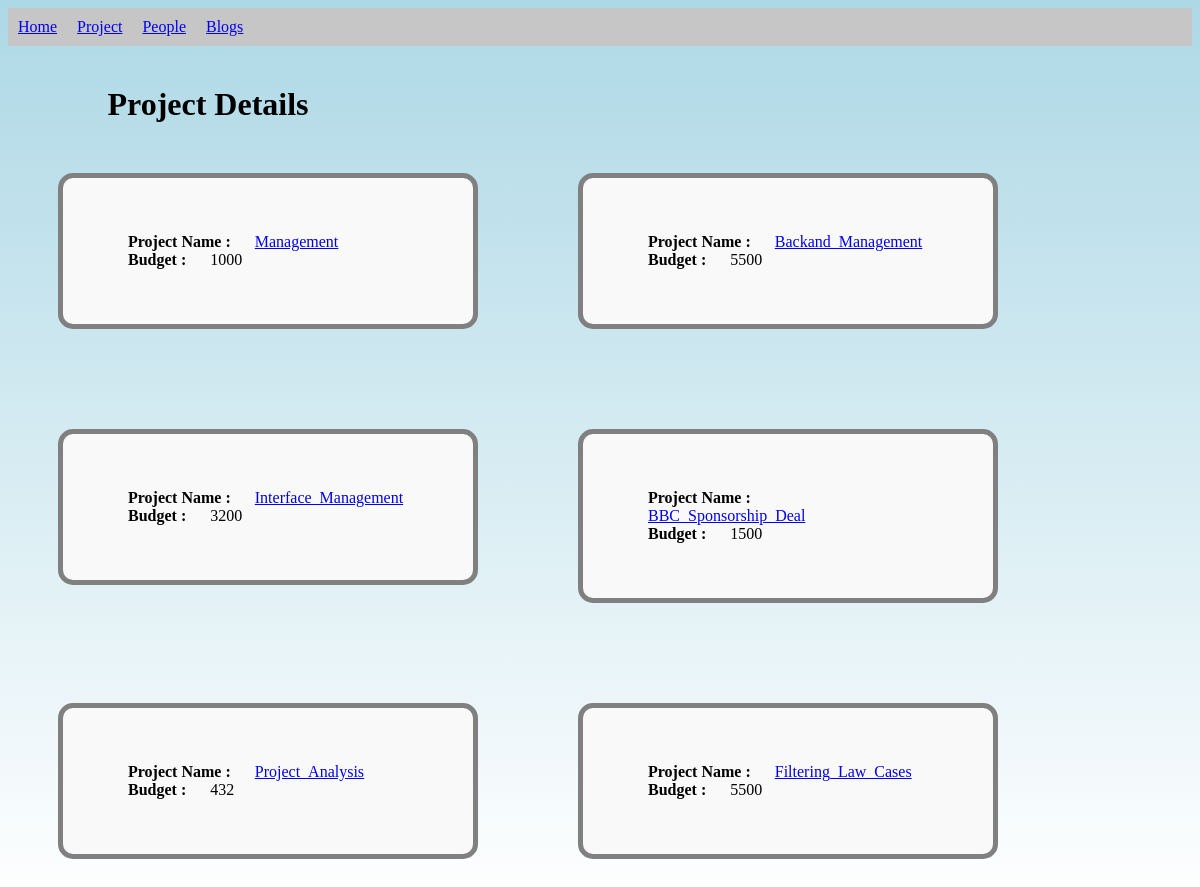
Page /Lab/Project/ on the committed database.
### Lab/models.py (models this page shows, shortened)
class Project(models.Model):
    Name = models.CharField(max_length=250)
    Budget = models.IntegerField(default=0)
    Workers = models.ManyToManyField("Worker", blank=True)

### Lab/views.py (the view)
def DisplayProject(request):
    a = {"projects": models.Project.objects.all()}
    return render(request, "ProjectsAll.html",a)

### templates/ProjectsAll.html (shortened to what this page needs)
<!doctype html>
<html>
 {% extends 'Base.html' %}
{% block Display %}
     {% load staticfiles %}
  <link rel="stylesheet" href="{% static 'css/main.css'%}">
<body>
<h1>Project Details</h1>
    {% for i in projects %}
    <div class="info">
	    <div>
            <p class="tag">Project Name :</p>
            <a href="/Lab/Project/{{ i.Name}}/" class="text">{{ i.Name }}</a>
        </div>
        <div>
            <p class="tag">Budget :</p>
            <p class="text"> {{ i.Budget }}</p>
	    </div>
    </div>
</body>
{% endfor %}
{% endblock %}

### templates/base.html (shortened to what this page needs)
<!DOCTYPE html>
<html>
     {% load staticfiles %}
  <link rel="stylesheet" href="{% static 'css/main.css'%}">
        <ul class="a">
          <li class="c"><a href="/Lab">Home</a></li>
          <li class="c"><a href="/Lab/Project">Project</a></li>
          <li class="c"><a href="/Lab/People">People</a></li>
          <li class="c"><a href="/Lab/Blogs">Blogs</a></li>
        </ul>
    <body>
    {% block Display %}
    {% endblock %}
    </body>
</html>

### static/css/main.css (style rules this page uses)
html { background: linear-gradient(lightblue, white); background-repeat: no-repeat; }
h1 { margin: 40px 50px 0px 50px; text-align: center; width: 300px; }
ul.a { list-style: none outside none; margin:0; padding: 0; text-align: center; background-color: #C7C6C6; }
ul.a li { float: left; }
.info { background: #f9f9f9; float: left; width: 300px; border: 5px solid grey; padding: 55px; margin: 50px; border-radius: 15px; }
.text, .tag { display: inline; padding: 10px; }
.tag { font-weight: bold; }

### templates/base.html (style rules this page uses)
ul.a { list-style-type: none; margin: 0; padding: 0; overflow: hidden; background-color: #dddddd; }
li.c { float: left; }
li a { display: block; padding: 10px; }

### rows in the picture
Project: Name "Management", Budget "1000"
Project: Name "Backand_Management", Budget "5500"
Project: Name "Interface_Management", Budget "3200"
Project: Name "BBC_Sponsorship_Deal", Budget "1500"
Project: Name "Project_Analysis", Budget "432"
Project: Name "Filtering_Law_Cases", Budget "5500"
